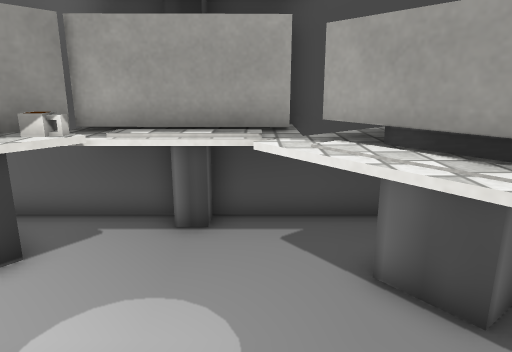
View 1 (above)

12 first-person views from a walk through a scene from a Unity 3-D project. The camera is 1.5 m above the floor, tilts 14° down and sees 70° across. The floor is counted in squares, 0.5 m on a side. Each view is taken from the middle of a square. On the plan, view 1 faces up. The plan holds only what a view shows up to about 20 squares ahead; the rest is blank. The place goes on beyond the plan. Some surface patterns are stand-ins.

View 2
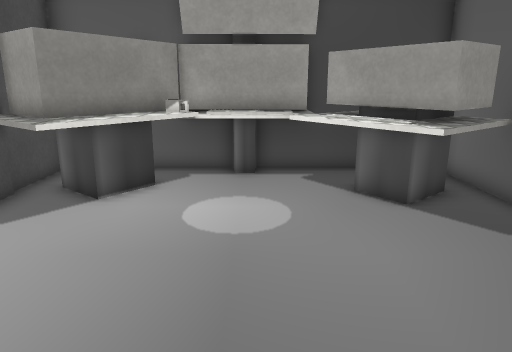

View 3
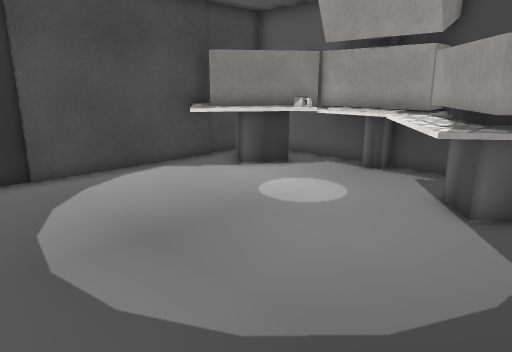

View 4
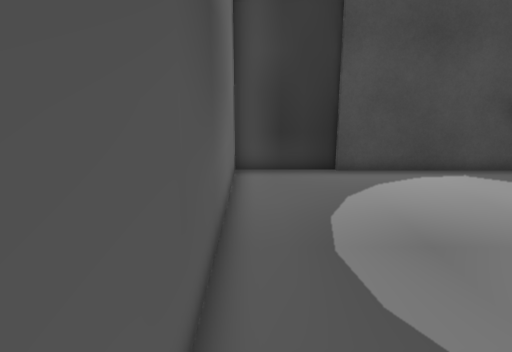

View 5
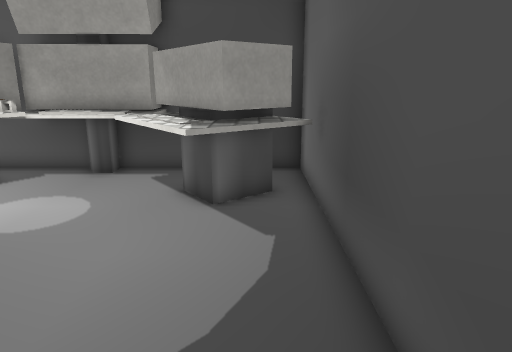

View 6
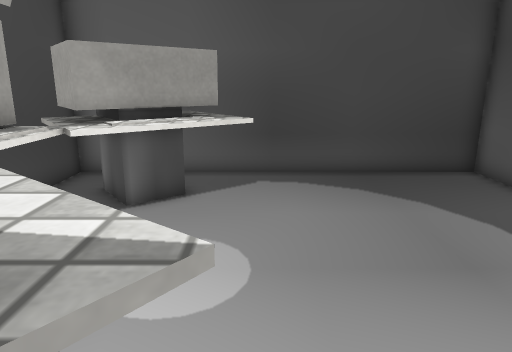

View 7
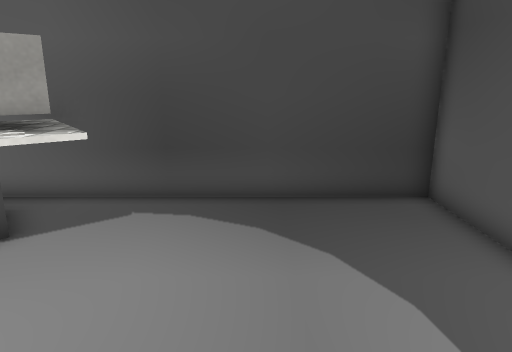

View 8
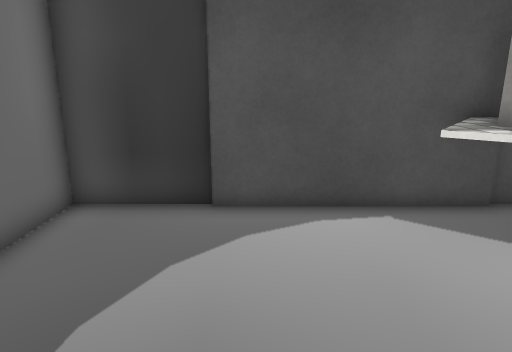

View 9
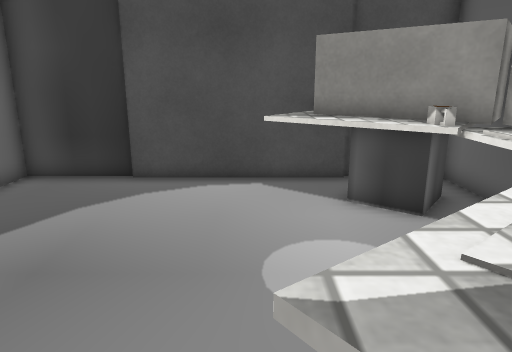

View 10
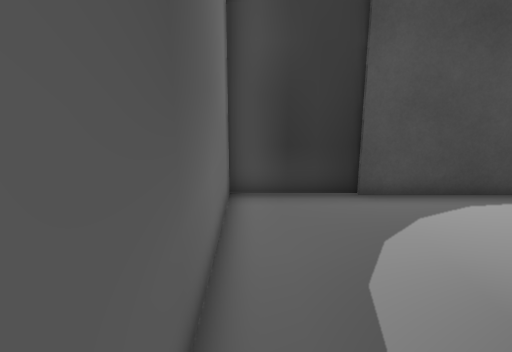

View 11
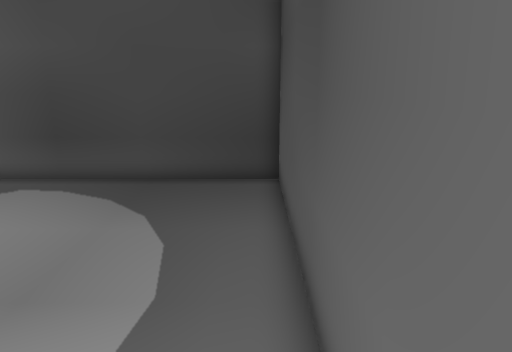

View 12
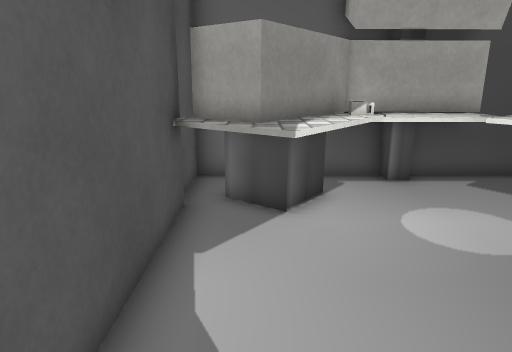

### Floor plan
Points are (right, up) in squares from view 1. A wall is a line through its corners. A room is listed if a view was taken in it or the views show most of it. See-through windows are left out.
Room 1 (views 1, 2, 3, 4, 5, 6, 7, 8, 9, 10, 11, 12)
walls: (0.4, 5.9) (-2.6, 5.9); (-8, -2) (-8, -5.8) (5.6, -5.8) (5.6, 4.5); (-7.8, 5) (-7.8, -2.1)
objects: other object (-7, 2) to (-3, 7); block (-3, 7) to (0, 8); other object (0, 2) to (5, 7)
Room 2 (no view inside)
walls: (5.6, 4.5) (5.6, 8.2) (0.4, 8.2)
Room 3 (no view inside)
walls: (-3.4, 8.2) (-8, 8.2) (-8, 4.9)

Positions as (right, up) in squares from view 1, and headings:
1: (0, 0), facing up
2: (-1, -5), facing up
3: (5, -5), facing up-left
4: (5, -5), facing left
5: (4, -5), facing up
6: (-7, 2), facing right
7: (-4, -1), facing right
8: (1, -1), facing left
9: (4, 2), facing left
10: (2, -5), facing left
11: (-6, -5), facing right
12: (-6, -4), facing up
